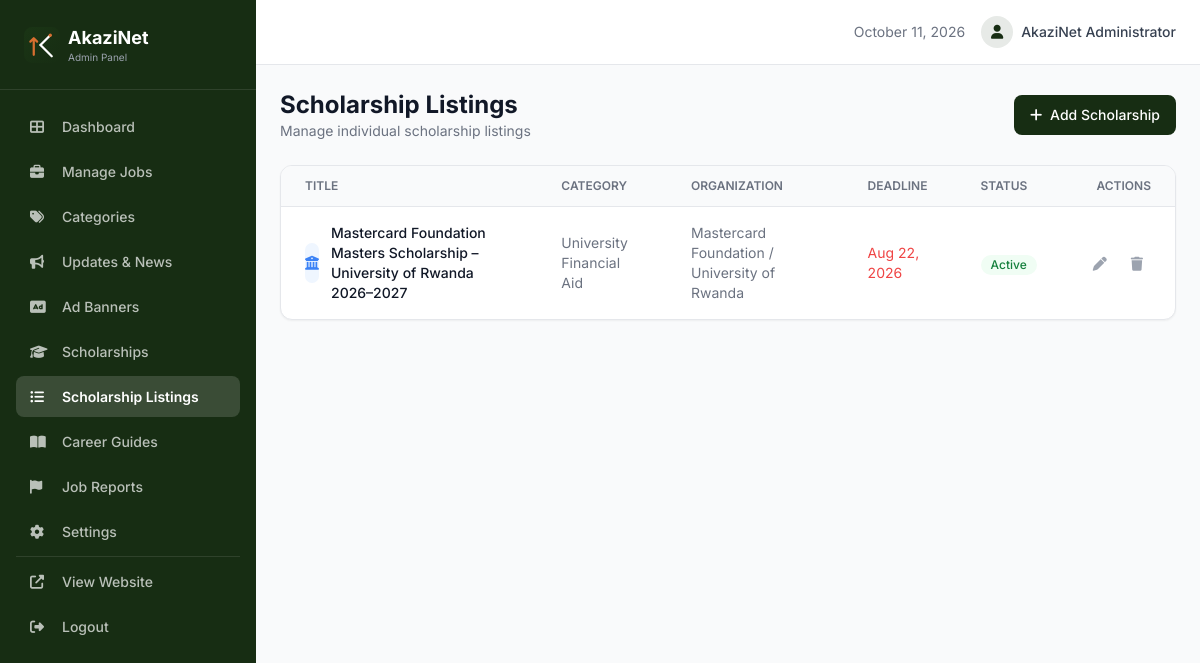
/admin/scholarship-listings.php (signed in), run on the app's committed database.
### tables this page shows
CREATE TABLE `scholarship_listings` (
  `id` int(11) NOT NULL,
  `scholarship_id` int(11) NOT NULL,
  `title` varchar(200) NOT NULL,
  `organization` varchar(200) NOT NULL,
  `banner_image` varchar(500) DEFAULT NULL,
  `description` text NOT NULL,
  `eligibility` text DEFAULT NULL,
  `deadline` date DEFAULT NULL,
  `link_url` varchar(500) DEFAULT NULL,
  `is_active` tinyint(1) NOT NULL DEFAULT 1,
  `sort_order` int(11) NOT NULL DEFAULT 0,
  `created_at` timestamp NOT NULL DEFAULT current_timestamp(),
  `updated_at` timestamp NOT NULL DEFAULT current_timestamp() ON UPDATE current_timestamp()
);

CREATE TABLE `scholarships` (
  `id` int(11) NOT NULL,
  `title` varchar(200) NOT NULL,
  `description` text NOT NULL,
  `icon` varchar(50) DEFAULT 'fas fa-graduation-cap',
  `icon_bg` varchar(50) DEFAULT 'bg-primary/10',
  `icon_color` varchar(50) DEFAULT 'text-primary',
  `link_text` varchar(100) DEFAULT 'Learn More',
  `link_url` varchar(500) DEFAULT '#',
  `is_active` tinyint(1) NOT NULL DEFAULT 1,
  `sort_order` int(11) NOT NULL DEFAULT 0,
  `created_at` timestamp NOT NULL DEFAULT current_timestamp(),
  `updated_at` timestamp NOT NULL DEFAULT current_timestamp() ON UPDATE current_timestamp()
);

### config/database.php (called while the page is built, shortened)
<?php
function sanitize($input) {
    $value = trim((string)$input);
    $value = html_entity_decode($value, ENT_QUOTES | ENT_HTML5, 'UTF-8');
    return htmlspecialchars($value, ENT_QUOTES, 'UTF-8');
}

### admin/scholarship-listings.php (the view, shortened to what this page needs)
<?php
require_once __DIR__ . '/../config/database.php';
$scholarships = $pdo->query("SELECT * FROM scholarships WHERE is_active = 1 ORDER BY sort_order ASC")->fetchAll();
require_once __DIR__ . '/includes/header.php';
$action = $_GET['action'] ?? 'list';
$listing = null;
if ($action === 'add' || $action === 'edit'):
?>
<div class="flex items-center justify-between mb-6">
    <div>
        <a href="/admin/scholarship-listings" class="text-sm text-gray-500 hover:text-primary mb-1 inline-flex items-center">
            <i class="fas fa-arrow-left mr-1"></i> Back to Listings
        </a>
        <h1 class="text-2xl font-bold text-gray-900"><?= $listing ? 'Edit Scholarship' : 'Add Scholarship' ?></h1>
    </div>
</div>
<form method="POST" enctype="multipart/form-data" class="space-y-6">
    <input type="hidden" name="edit_id" value="<?= $listing['id'] ?? '' ?>">
    <div class="bg-white rounded-xl border border-gray-200 p-6 shadow-sm">
        <h2 class="text-lg font-bold text-gray-900 mb-4"><i class="fas fa-graduation-cap mr-2 text-primary"></i>Scholarship Details</h2>
        <div class="grid grid-cols-1 md:grid-cols-2 gap-4">
            <div>
                <label class="block text-sm font-medium text-gray-700 mb-1">Category *</label>
                <select name="scholarship_id" required class="w-full px-3 py-2.5 border border-gray-200 rounded-lg focus:border-primary focus:ring-2 focus:ring-primary/20 outline-none text-sm bg-white">
                    <option value="">Select category</option>
                    <?php foreach ($scholarships as $s): ?>
                    <option value="<?= $s['id'] ?>" <?= ($listing['scholarship_id'] ?? '') == $s['id'] ? 'selected' : '' ?>><?= $s['title'] ?></option>
                    <?php endforeach; ?>
                </select>
            </div>
            <div>
                <label class="block text-sm font-medium text-gray-700 mb-1">Sort Order</label>
                <input type="number" name="sort_order" value="<?= $listing['sort_order'] ?? 0 ?>" class="w-full px-3 py-2.5 border border-gray-200 rounded-lg focus:border-primary focus:ring-2 focus:ring-primary/20 outline-none text-sm">
            </div>
            <div class="md:col-span-2">
                <label class="block text-sm font-medium text-gray-700 mb-1">Title *</label>
                <input type="text" name="title" value="<?= sanitize($listing['title'] ?? '') ?>" required class="w-full px-3 py-2.5 border border-gray-200 rounded-lg focus:border-primary focus:ring-2 focus:ring-primary/20 outline-none text-sm">
            </div>
            <div class="md:col-span-2">
                <label class="block text-sm font-medium text-gray-700 mb-1">Organization *</label>
                <input type="text" name="organization" value="<?= sanitize($listing['organization'] ?? '') ?>" required class="w-full px-3 py-2.5 border border-gray-200 rounded-lg focus:border-primary focus:ring-2 focus:ring-primary/20 outline-none text-sm">
            </div>
            <div class="md:col-span-2">
                <label class="block text-sm font-medium text-gray-700 mb-1">Banner Image</label>
                <input type="file" name="banner_image" accept="image/*" class="w-full px-3 py-2 border border-gray-200 rounded-lg text-sm file:mr-4 file:py-1 file:px-3 file:rounded-lg file:border-0 file:bg-primary file:text-white file:text-sm file:cursor-pointer">
                <?php if ($listing && $listing['banner_image']): ?>
                <div class="mt-2 flex items-center gap-2">
                    <img src="/assets/uploads/<?= $listing['banner_image'] ?>" alt="" class="w-20 h-12 object-cover rounded border">
                    <span class="text-xs text-gray-400">Current banner</span>
                </div>
                <?php endif; ?>
                <p class="text-xs text-gray-400 mt-1">Recommended size: 1200x600px. Max 5MB.</p>
            </div>
            <div class="md:col-span-2">
                <label class="block text-sm font-medium text-gray-700 mb-1">Description *</label>
                <textarea name="description" rows="4" required class="w-full px-3 py-2.5 border border-gray-200 rounded-lg focus:border-primary focus:ring-2 focus:ring-primary/20 outline-none text-sm resize-none"><?= sanitize($listing['description'] ?? '') ?></textarea>
            </div>
            <div class="md:col-span-2">
                <label class="block text-sm font-medium text-gray-700 mb-1">Eligibility</label>
                <textarea name="eligibility" rows="2" class="w-full px-3 py-2.5 border border-gray-200 rounded-lg focus:border-primary focus:ring-2 focus:ring-primary/20 outline-none text-sm resize-none"><?= sanitize($listing['eligibility'] ?? '') ?></textarea>
            </div>
            <div>
                <label class="block text-sm font-medium text-gray-700 mb-1">Deadline</label>
                <input type="date" name="deadline" value="<?= $listing['deadline'] ?? '' ?>" class="w-full px-3 py-2.5 border border-gray-200 rounded-lg focus:border-primary focus:ring-2 focus:ring-primary/20 outline-none text-sm">
            </div>
            <div>
                <label class="block text-sm font-medium text-gray-700 mb-1">Application URL</label>
                <input type="url" name="link_url" value="<?= sanitize($listing['link_url'] ?? '') ?>" placeholder="https://example.com/apply" class="w-full px-3 py-2.5 border border-gray-200 rounded-lg focus:border-primary focus:ring-2 focus:ring-primary/20 outline-none text-sm">
            </div>
        </div>
        <div class="mt-4">
            <label class="flex items-center space-x-2 cursor-pointer">
                <input type="checkbox" name="is_active" value="1" <?= ($listing['is_active'] ?? 1) ? 'checked' : '' ?> class="w-4 h-4 text-primary rounded border-gray-300 focus:ring-primary">
                <span class="text-sm font-medium text-gray-700">Active</span>
            </label>
        </div>
    </div>
    <button type="submit" name="save_listing" class="px-6 py-2.5 bg-primary text-white text-sm font-medium rounded-lg hover:bg-primary-dark transition-colors">
        <i class="fas fa-save mr-1"></i> Save Scholarship
    </button>
</form>
<?php else: ?>
<div class="flex items-center justify-between mb-6">
    <div>
        <h1 class="text-2xl font-bold text-gray-900">Scholarship Listings</h1>
        <p class="text-gray-500 text-sm">Manage individual scholarship listings</p>
    </div>
    <a href="/admin/scholarship-listings?action=add" class="px-4 py-2.5 bg-primary text-white text-sm font-medium rounded-lg hover:bg-primary-dark transition-colors">
        <i class="fas fa-plus mr-1"></i> Add Scholarship
    </a>
</div>
<?php
$allListings = $pdo->prepare("
    SELECT sl.*, s.title as category_title, s.icon, s.icon_bg, s.icon_color
    FROM scholarship_listings sl
    JOIN scholarships s ON sl.scholarship_id = s.id
    ORDER BY sl.sort_order ASC, sl.created_at DESC
");
$allListings->execute();
$allListings = $allListings->fetchAll();
?>
<?php if (empty($allListings)): ?>
<div class="bg-white rounded-xl border border-gray-200 p-12 text-center shadow-sm">
    <div class="w-16 h-16 mx-auto mb-4 bg-gray-100 rounded-full flex items-center justify-center">
        <i class="fas fa-graduation-cap text-gray-300 text-2xl"></i>
    </div>
    <h3 class="text-lg font-semibold text-gray-900 mb-2">No scholarships yet</h3>
    <p class="text-gray-500 mb-4">Add your first scholarship listing.</p>
    <a href="/admin/scholarship-listings?action=add" class="inline-flex items-center px-5 py-2.5 bg-primary text-white rounded-lg text-sm font-medium hover:bg-primary-dark transition-colors">
        <i class="fas fa-plus mr-1"></i> Add Scholarship
    </a>
</div>
<?php else: ?>
<div class="bg-white rounded-xl border border-gray-200 shadow-sm overflow-hidden">
    <table class="w-full">
        <thead class="bg-gray-50 border-b border-gray-200">
            <tr>
                <th class="text-left px-6 py-3 text-xs font-semibold text-gray-500 uppercase">Title</th>
                <th class="text-left px-6 py-3 text-xs font-semibold text-gray-500 uppercase">Category</th>
                <th class="text-left px-6 py-3 text-xs font-semibold text-gray-500 uppercase">Organization</th>
                <th class="text-left px-6 py-3 text-xs font-semibold text-gray-500 uppercase">Deadline</th>
                <th class="text-left px-6 py-3 text-xs font-semibold text-gray-500 uppercase">Status</th>
                <th class="text-right px-6 py-3 text-xs font-semibold text-gray-500 uppercase">Actions</th>
            </tr>
        </thead>
        <tbody class="divide-y divide-gray-100">
            <?php foreach ($allListings as $l): ?>
            <tr class="hover:bg-gray-50">
                <td class="px-6 py-4">
                    <div class="flex items-center space-x-3">
                        <div class="w-10 h-10 rounded-lg flex items-center justify-center <?= $l['icon_bg'] ?>">
                            <i class="<?= $l['icon'] ?> <?= $l['icon_color'] ?> text-sm"></i>
                        </div>
                        <span class="font-medium text-gray-900 text-sm"><?= sanitize($l['title']) ?></span>
                    </div>
                </td>
                <td class="px-6 py-4 text-sm text-gray-500"><?= sanitize($l['category_title']) ?></td>
                <td class="px-6 py-4 text-sm text-gray-500"><?= sanitize($l['organization']) ?></td>
                <td class="px-6 py-4 text-sm <?= $l['deadline'] && strtotime($l['deadline']) < time() ? 'text-red-500' : 'text-gray-500' ?>">
                    <?= $l['deadline'] ? date('M d, Y', strtotime($l['deadline'])) : '—' ?>
                </td>
                <td class="px-6 py-4">
                    <form method="POST" class="inline">
                        <button type="submit" name="toggle_listing" class="inline-flex items-center px-2.5 py-0.5 rounded-full text-xs font-medium cursor-pointer <?= $l['is_active'] ? 'bg-green-50 text-green-700' : 'bg-gray-100 text-gray-500' ?>">
                            <?= $l['is_active'] ? 'Active' : 'Inactive' ?>
                        </button>
                    </form>
                </td>
                <td class="px-6 py-4 text-right">
                    <div class="flex items-center justify-end space-x-2">
                        <a href="/admin/scholarship-listings?action=edit&id=<?= $l['id'] ?>" class="p-2 text-gray-400 hover:text-primary rounded-lg hover:bg-gray-100 transition-colors" title="Edit">
                            <i class="fas fa-pen text-sm"></i>
                        </a>
                        <form method="POST" data-confirm="Delete this scholarship listing?" class="inline">
                            <button type="submit" name="delete_listing" class="p-2 text-gray-400 hover:text-red-500 rounded-lg hover:bg-gray-100 transition-colors" title="Delete">
                                <i class="fas fa-trash text-sm"></i>
                            </button>
                        </form>
                    </div>
                </td>
            </tr>
            <?php endforeach; ?>
        </tbody>
    </table>
</div>
<?php endif; ?>
<?php endif; ?>
<?php require_once __DIR__ . '/includes/footer.php'; ?>

### assets/css/admin.css (style rules this page uses)
html { scroll-behavior: smooth; }

### data on the page
scholarship_listings: title "Mastercard Foundation Masters Scholarship – University of Rwanda 2026–2027", scholarship.title "University Financial Aid", organization "Mastercard Foundation / University of Rwanda", deadline "Aug 22, 2026", is_active "Active"

### other printed values
$adminName "AkaziNet Administrator"
